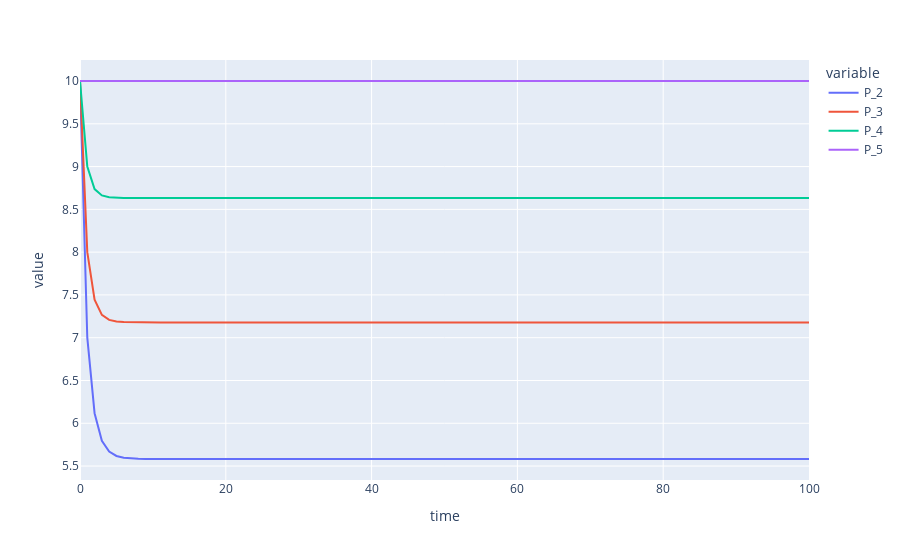

Source (notebook cell):
### Markdown cell above
## With process noise

If we introduce process noise, variance converges to a value lower than measurement noise but higher than process noise.

### Code cell
data = pd.DataFrame(dict(P_2=simulate_variance(10, 10, 2),
                         P_3=simulate_variance(10, 10, 3),
                         P_4=simulate_variance(10, 10, 4),
                         P_5=simulate_variance(10, 10, 5),
                         time=range(101)))
data = data.melt(id_vars=['time'])
ex.line(data, x='time', y='value', color='variable')

### Figure 1 — Plotly figure (JSON) as saved in the notebook; plotly's stock layout.template omitted (floating-point values rounded to 4 significant figures)
{"data": [{"hovertemplate": "variable=P_2<br>time=%{x}<br>value=%{y}<extra></extra>", "legendgroup": "P_2", "line": {"color": "#636efa", "dash": "solid"}, "marker": {"symbol": "circle"}, "mode": "lines", "name": "P_2", "orientation": "v", "showlegend": true, "type": "scatter", "x": [0, 1, 2, 3, 4, 5, 6, 7, 8, 9, 10, 11, 12, 13, 14, 15, 16, 17, 18, 19, 20, 21, 22, 23, 24, 25, 26, 27, 28, 29, 30, 31, 32, 33, 34, 35, 36, 37, 38, 39, 40, 41, 42, 43, 44, 45, 46, 47, 48, 49, 50, 51, 52, 53, 54, 55, 56, 57, 58, 59, 60, 61, 62, 63, 64, 65, 66, 67, 68, 69, 70, 71, 72, 73, 74, 75, 76, 77, 78, 79, 80, 81, 82, 83, 84, 85, 86, 87, 88, 89, 90, 91, 92, 93, 94, 95, 96, 97, 98, 99, 100], "xaxis": "x", "y": [10, 7, 6.118, 5.796, 5.669, 5.618, 5.597, 5.589, 5.585, 5.584, 5.583, 5.583, 5.583, 5.583, 5.583, 5.583, 5.583, 5.583, 5.583, 5.583, 5.583, 5.583, 5.583, 5.583, 5.583, 5.583, 5.583, 5.583, 5.583, 5.583, 5.583, 5.583, 5.583, 5.583, 5.583, 5.583, 5.583, 5.583, 5.583, 5.583, 5.583, 5.583, 5.583, 5.583, 5.583, 5.583, 5.583, 5.583, 5.583, 5.583, 5.583, 5.583, 5.583, 5.583, 5.583, 5.583, 5.583, 5.583, 5.583, 5.583, 5.583, 5.583, 5.583, 5.583, 5.583, 5.583, 5.583, 5.583, 5.583, 5.583, 5.583, 5.583, 5.583, 5.583, 5.583, 5.583, 5.583, 5.583, 5.583, 5.583, 5.583, 5.583, 5.583, 5.583, 5.583, 5.583, 5.583, 5.583, 5.583, 5.583, 5.583, 5.583, 5.583, 5.583, 5.583, 5.583, 5.583, 5.583, 5.583, 5.583, 5.583], "yaxis": "y"}, {"hovertemplate": "variable=P_3<br>time=%{x}<br>value=%{y}<extra></extra>", "legendgroup": "P_3", "line": {"color": "#EF553B", "dash": "solid"}, "marker": {"symbol": "circle"}, "mode": "lines", "name": "P_3", "orientation": "v", "showlegend": true, "type": "scatter", "x": [0, 1, 2, 3, 4, 5, 6, 7, 8, 9, 10, 11, 12, 13, 14, 15, 16, 17, 18, 19, 20, 21, 22, 23, 24, 25, 26, 27, 28, 29, 30, 31, 32, 33, 34, 35, 36, 37, 38, 39, 40, 41, 42, 43, 44, 45, 46, 47, 48, 49, 50, 51, 52, 53, 54, 55, 56, 57, 58, 59, 60, 61, 62, 63, 64, 65, 66, 67, 68, 69, 70, 71, 72, 73, 74, 75, 76, 77, 78, 79, 80, 81, 82, 83, 84, 85, 86, 87, 88, 89, 90, 91, 92, 93, 94, 95, 96, 97, 98, 99, 100], "xaxis": "x", "y": [10, 8, 7.444, 7.268, 7.209, 7.189, 7.182, 7.18, 7.179, 7.179, 7.179, 7.179, 7.179, 7.179, 7.179, 7.179, 7.179, 7.179, 7.179, 7.179, 7.179, 7.179, 7.179, 7.179, 7.179, 7.179, 7.179, 7.179, 7.179, 7.179, 7.179, 7.179, 7.179, 7.179, 7.179, 7.179, 7.179, 7.179, 7.179, 7.179, 7.179, 7.179, 7.179, 7.179, 7.179, 7.179, 7.179, 7.179, 7.179, 7.179, 7.179, 7.179, 7.179, 7.179, 7.179, 7.179, 7.179, 7.179, 7.179, 7.179, 7.179, 7.179, 7.179, 7.179, 7.179, 7.179, 7.179, 7.179, 7.179, 7.179, 7.179, 7.179, 7.179, 7.179, 7.179, 7.179, 7.179, 7.179, 7.179, 7.179, 7.179, 7.179, 7.179, 7.179, 7.179, 7.179, 7.179, 7.179, 7.179, 7.179, 7.179, 7.179, 7.179, 7.179, 7.179, 7.179, 7.179, 7.179, 7.179, 7.179, 7.179], "yaxis": "y"}, {"hovertemplate": "variable=P_4<br>time=%{x}<br>value=%{y}<extra></extra>", "legendgroup": "P_4", "line": {"color": "#00cc96", "dash": "solid"}, "marker": {"symbol": "circle"}, "mode": "lines", "name": "P_4", "orientation": "v", "showlegend": true, "type": "scatter", "x": [0, 1, 2, 3, 4, 5, 6, 7, 8, 9, 10, 11, 12, 13, 14, 15, 16, 17, 18, 19, 20, 21, 22, 23, 24, 25, 26, 27, 28, 29, 30, 31, 32, 33, 34, 35, 36, 37, 38, 39, 40, 41, 42, 43, 44, 45, 46, 47, 48, 49, 50, 51, 52, 53, 54, 55, 56, 57, 58, 59, 60, 61, 62, 63, 64, 65, 66, 67, 68, 69, 70, 71, 72, 73, 74, 75, 76, 77, 78, 79, 80, 81, 82, 83, 84, 85, 86, 87, 88, 89, 90, 91, 92, 93, 94, 95, 96, 97, 98, 99, 100], "xaxis": "x", "y": [10, 9, 8.737, 8.663, 8.642, 8.636, 8.634, 8.633, 8.633, 8.633, 8.633, 8.633, 8.633, 8.633, 8.633, 8.633, 8.633, 8.633, 8.633, 8.633, 8.633, 8.633, 8.633, 8.633, 8.633, 8.633, 8.633, 8.633, 8.633, 8.633, 8.633, 8.633, 8.633, 8.633, 8.633, 8.633, 8.633, 8.633, 8.633, 8.633, 8.633, 8.633, 8.633, 8.633, 8.633, 8.633, 8.633, 8.633, 8.633, 8.633, 8.633, 8.633, 8.633, 8.633, 8.633, 8.633, 8.633, 8.633, 8.633, 8.633, 8.633, 8.633, 8.633, 8.633, 8.633, 8.633, 8.633, 8.633, 8.633, 8.633, 8.633, 8.633, 8.633, 8.633, 8.633, 8.633, 8.633, 8.633, 8.633, 8.633, 8.633, 8.633, 8.633, 8.633, 8.633, 8.633, 8.633, 8.633, 8.633, 8.633, 8.633, 8.633, 8.633, 8.633, 8.633, 8.633, 8.633, 8.633, 8.633, 8.633, 8.633], "yaxis": "y"}, {"hovertemplate": "variable=P_5<br>time=%{x}<br>value=%{y}<extra></extra>", "legendgroup": "P_5", "line": {"color": "#ab63fa", "dash": "solid"}, "marker": {"symbol": "circle"}, "mode": "lines", "name": "P_5", "orientation": "v", "showlegend": true, "type": "scatter", "x": [0, 1, 2, 3, 4, 5, 6, 7, 8, 9, 10, 11, 12, 13, 14, 15, 16, 17, 18, 19, 20, 21, 22, 23, 24, 25, 26, 27, 28, 29, 30, 31, 32, 33, 34, 35, 36, 37, 38, 39, 40, 41, 42, 43, 44, 45, 46, 47, 48, 49, 50, 51, 52, 53, 54, 55, 56, 57, 58, 59, 60, 61, 62, 63, 64, 65, 66, 67, 68, 69, 70, 71, 72, 73, 74, 75, 76, 77, 78, 79, 80, 81, 82, 83, 84, 85, 86, 87, 88, 89, 90, 91, 92, 93, 94, 95, 96, 97, 98, 99, 100], "xaxis": "x", "y": [10, 10, 10, 10, 10, 10, 10, 10, 10, 10, 10, 10, 10, 10, 10, 10, 10, 10, 10, 10, 10, 10, 10, 10, 10, 10, 10, 10, 10, 10, 10, 10, 10, 10, 10, 10, 10, 10, 10, 10, 10, 10, 10, 10, 10, 10, 10, 10, 10, 10, 10, 10, 10, 10, 10, 10, 10, 10, 10, 10, 10, 10, 10, 10, 10, 10, 10, 10, 10, 10, 10, 10, 10, 10, 10, 10, 10, 10, 10, 10, 10, 10, 10, 10, 10, 10, 10, 10, 10, 10, 10, 10, 10, 10, 10, 10, 10, 10, 10, 10, 10], "yaxis": "y"}], "layout": {"autosize": true, "legend": {"title": {"text": "variable"}, "tracegroupgap": 0}, "margin": {"t": 60}, "xaxis": {"anchor": "y", "autorange": true, "domain": [0, 1], "range": [0, 100], "title": {"text": "time"}, "type": "linear"}, "yaxis": {"anchor": "x", "autorange": true, "domain": [0, 1], "range": [5.337, 10.25], "title": {"text": "value"}, "type": "linear"}}}
